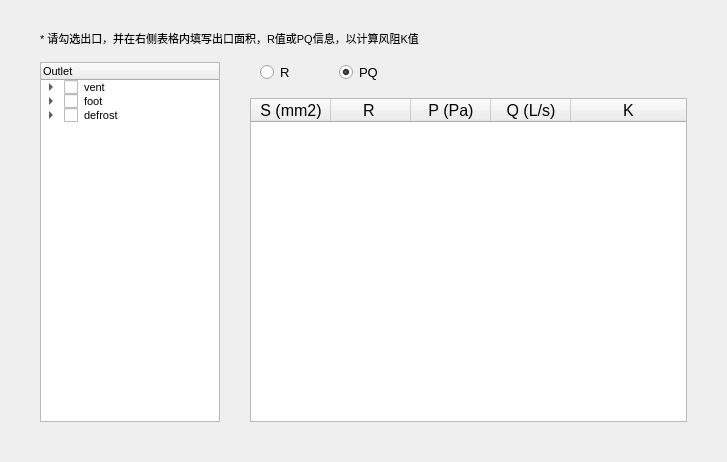
<?xml version="1.0" encoding="UTF-8"?>
<ui version="4.0">
 <class>k_form</class>
 <widget class="QWidget" name="k_form">
  <property name="geometry">
   <rect>
    <x>0</x>
    <y>0</y>
    <width>727</width>
    <height>461</height>
   </rect>
  </property>
  <property name="maximumSize">
   <size>
    <width>780</width>
    <height>540</height>
   </size>
  </property>
  <property name="font">
   <font>
    <pointsize>12</pointsize>
   </font>
  </property>
  <property name="windowTitle">
   <string>出口与风阻计算器</string>
  </property>
  <layout class="QGridLayout" name="gridLayout">
   <property name="leftMargin">
    <number>40</number>
   </property>
   <property name="topMargin">
    <number>30</number>
   </property>
   <property name="rightMargin">
    <number>40</number>
   </property>
   <property name="bottomMargin">
    <number>40</number>
   </property>
   <property name="horizontalSpacing">
    <number>30</number>
   </property>
   <property name="verticalSpacing">
    <number>15</number>
   </property>
   <item row="1" column="1">
    <layout class="QHBoxLayout" name="horizontalLayout">
     <property name="spacing">
      <number>10</number>
     </property>
     <property name="leftMargin">
      <number>10</number>
     </property>
     <property name="rightMargin">
      <number>280</number>
     </property>
     <item>
      <widget class="QRadioButton" name="R_btn">
       <property name="font">
        <font>
         <pointsize>10</pointsize>
        </font>
       </property>
       <property name="text">
        <string>R</string>
       </property>
       <property name="checked">
        <bool>false</bool>
       </property>
      </widget>
     </item>
     <item>
      <widget class="QRadioButton" name="PQ_btn">
       <property name="font">
        <font>
         <pointsize>10</pointsize>
        </font>
       </property>
       <property name="text">
        <string>PQ</string>
       </property>
       <property name="checked">
        <bool>true</bool>
       </property>
      </widget>
     </item>
    </layout>
   </item>
   <item row="0" column="0" colspan="2">
    <widget class="QLabel" name="label">
     <property name="font">
      <font>
       <family>MS Shell Dlg 2</family>
       <pointsize>8</pointsize>
      </font>
     </property>
     <property name="text">
      <string>* 请勾选出口，并在右侧表格内填写出口面积，R值或PQ信息，以计算风阻K值</string>
     </property>
    </widget>
   </item>
   <item row="1" column="0" rowspan="2">
    <widget class="QTreeWidget" name="outlet_tree">
     <property name="minimumSize">
      <size>
       <width>0</width>
       <height>360</height>
      </size>
     </property>
     <property name="maximumSize">
      <size>
       <width>180</width>
       <height>16777215</height>
      </size>
     </property>
     <property name="font">
      <font>
       <pointsize>8</pointsize>
      </font>
     </property>
     <column>
      <property name="text">
       <string>Outlet</string>
      </property>
     </column>
     <item>
      <property name="text">
       <string>vent</string>
      </property>
      <property name="checkState">
       <enum>Unchecked</enum>
      </property>
      <item>
       <property name="text">
        <string>outlet_VT_SD</string>
       </property>
       <property name="checkState">
        <enum>Unchecked</enum>
       </property>
      </item>
      <item>
       <property name="text">
        <string>outlet_VT_CD</string>
       </property>
       <property name="checkState">
        <enum>Unchecked</enum>
       </property>
      </item>
      <item>
       <property name="text">
        <string>outlet_VT_CP</string>
       </property>
       <property name="checkState">
        <enum>Unchecked</enum>
       </property>
      </item>
      <item>
       <property name="text">
        <string>outlet_VT_SP</string>
       </property>
       <property name="checkState">
        <enum>Unchecked</enum>
       </property>
      </item>
      <item>
       <property name="text">
        <string>outlet_VT_RD</string>
       </property>
       <property name="checkState">
        <enum>Unchecked</enum>
       </property>
      </item>
      <item>
       <property name="text">
        <string>outlet_VT_RP</string>
       </property>
       <property name="checkState">
        <enum>Unchecked</enum>
       </property>
      </item>
     </item>
     <item>
      <property name="text">
       <string>foot</string>
      </property>
      <property name="checkState">
       <enum>Unchecked</enum>
      </property>
      <item>
       <property name="text">
        <string>outlet_FT_SD</string>
       </property>
       <property name="checkState">
        <enum>Unchecked</enum>
       </property>
      </item>
      <item>
       <property name="text">
        <string>outlet_FT_SP</string>
       </property>
       <property name="checkState">
        <enum>Unchecked</enum>
       </property>
      </item>
      <item>
       <property name="text">
        <string>outlet_FT_RD</string>
       </property>
       <property name="checkState">
        <enum>Unchecked</enum>
       </property>
      </item>
      <item>
       <property name="text">
        <string>outlet_FT_RP</string>
       </property>
       <property name="checkState">
        <enum>Unchecked</enum>
       </property>
      </item>
     </item>
     <item>
      <property name="text">
       <string>defrost</string>
      </property>
      <property name="checkState">
       <enum>Unchecked</enum>
      </property>
      <item>
       <property name="text">
        <string>outlet_DEF_SD</string>
       </property>
       <property name="checkState">
        <enum>Unchecked</enum>
       </property>
      </item>
      <item>
       <property name="text">
        <string>outlet_DEF_CD</string>
       </property>
       <property name="checkState">
        <enum>Unchecked</enum>
       </property>
      </item>
      <item>
       <property name="text">
        <string>outlet_DEF_CP</string>
       </property>
       <property name="checkState">
        <enum>Unchecked</enum>
       </property>
      </item>
      <item>
       <property name="text">
        <string>outlet_DEF_SP</string>
       </property>
       <property name="checkState">
        <enum>Unchecked</enum>
       </property>
      </item>
     </item>
    </widget>
   </item>
   <item row="2" column="1">
    <widget class="QTableWidget" name="k_table">
     <property name="horizontalScrollBarPolicy">
      <enum>Qt::ScrollBarAlwaysOff</enum>
     </property>
     <property name="rowCount">
      <number>0</number>
     </property>
     <attribute name="horizontalHeaderDefaultSectionSize">
      <number>80</number>
     </attribute>
     <attribute name="horizontalHeaderStretchLastSection">
      <bool>true</bool>
     </attribute>
     <column>
      <property name="text">
       <string>S (mm2)</string>
      </property>
     </column>
     <column>
      <property name="text">
       <string>R </string>
      </property>
     </column>
     <column>
      <property name="text">
       <string>P (Pa)</string>
      </property>
     </column>
     <column>
      <property name="text">
       <string>Q (L/s)</string>
      </property>
     </column>
     <column>
      <property name="text">
       <string>K</string>
      </property>
     </column>
    </widget>
   </item>
  </layout>
 </widget>
 <resources/>
 <connections/>
</ui>
